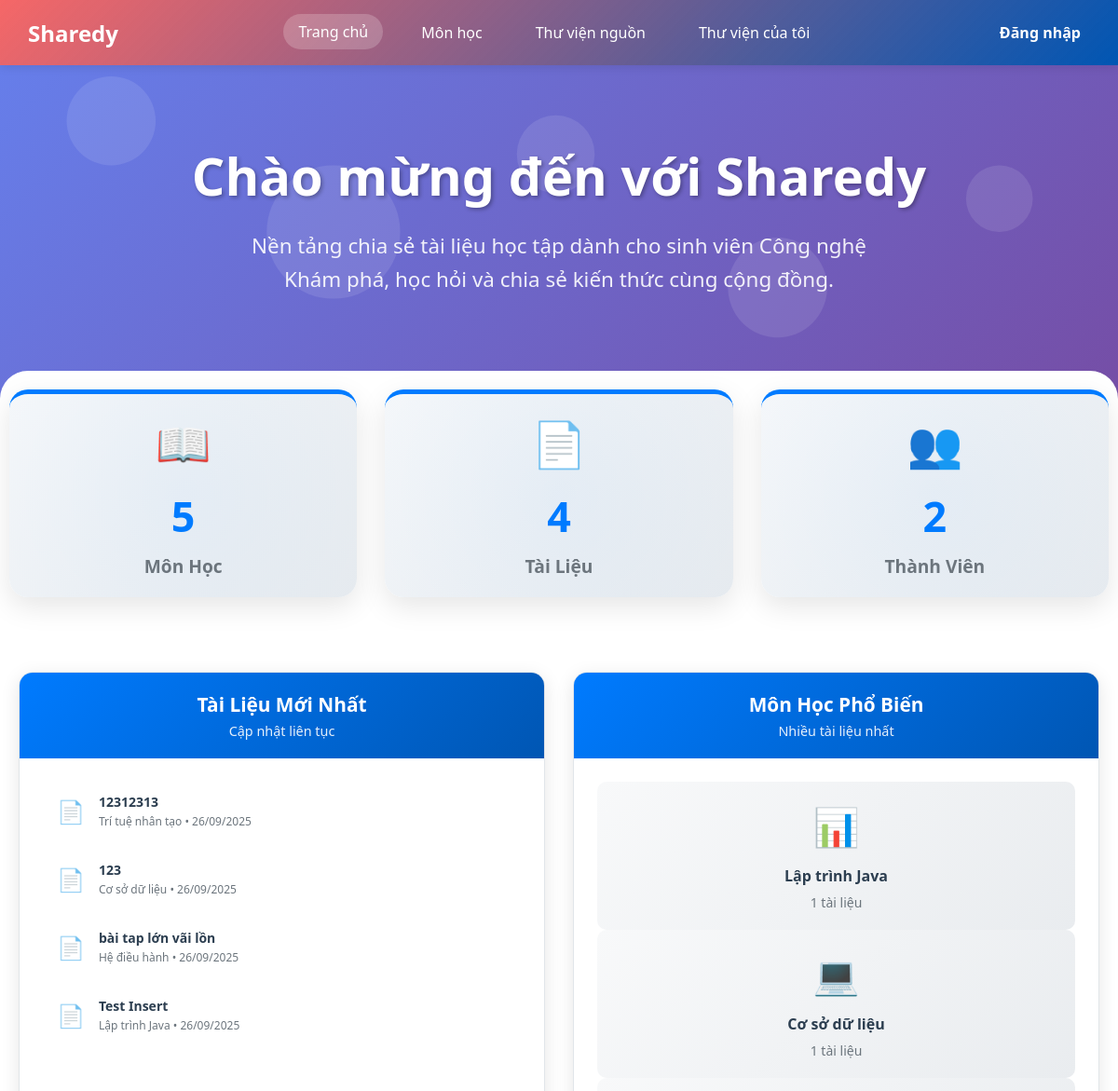
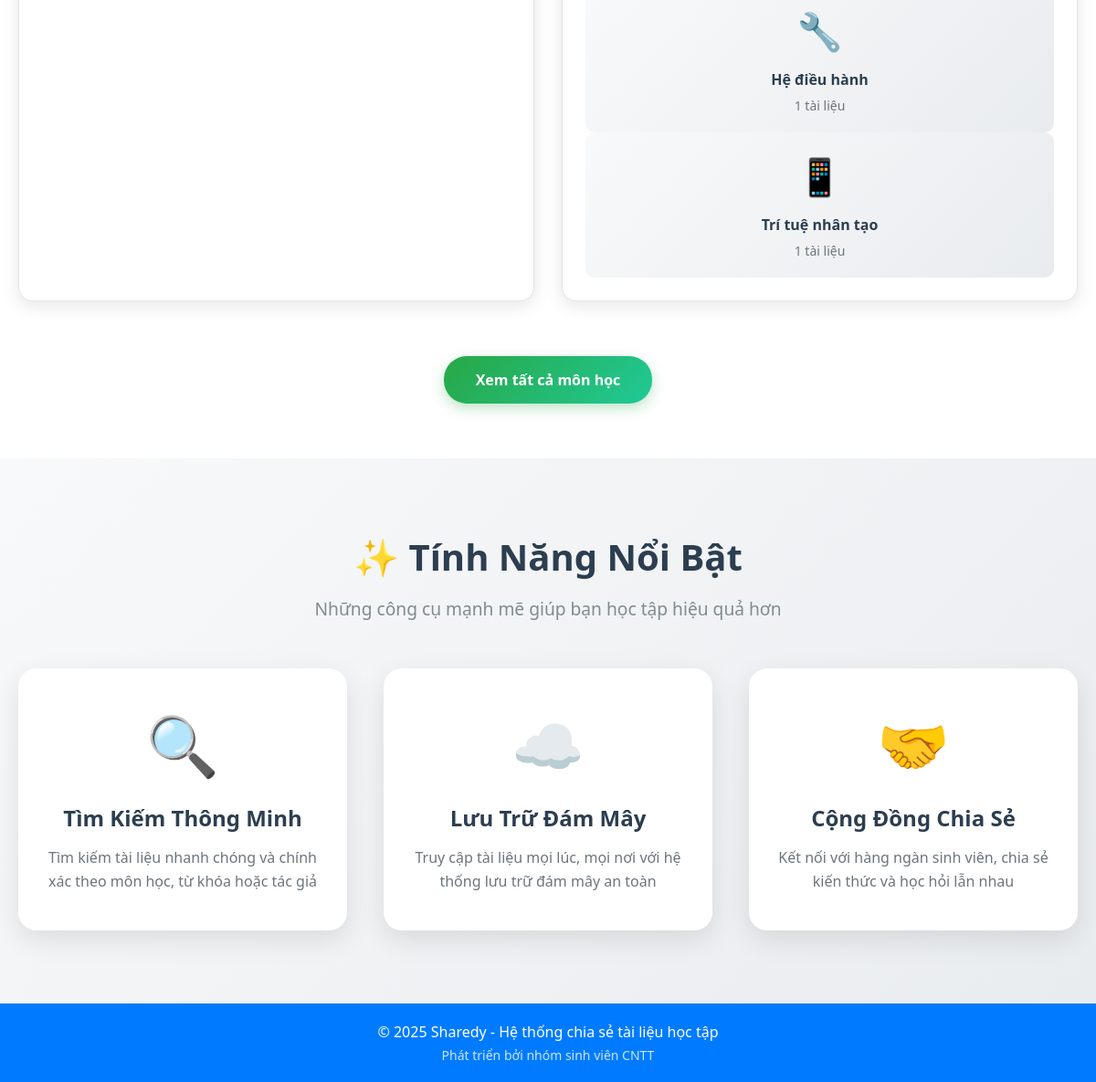
The page / on the database its author committed (2 pictures, top to bottom).
### tables this page shows
CREATE TABLE `bai_chia_se` (
  `id` int NOT NULL AUTO_INCREMENT,
  `loai` enum('tai_lieu','bai_viet') NOT NULL,
  `tieu_de` varchar(200) NOT NULL,
  `mo_ta` text,
  `file_upload` varchar(255) DEFAULT NULL,
  `link_host` varchar(255) DEFAULT NULL,
  `link_source` varchar(255) DEFAULT NULL,
  `cong_nghe` varchar(255) DEFAULT NULL,
  `id_mon_hoc` int DEFAULT NULL,
  `id_danh_muc` int DEFAULT NULL,
  `id_nguoi_dung` int NOT NULL,
  `ngay_tao` timestamp NOT NULL DEFAULT CURRENT_TIMESTAMP,
  `ngay_cap_nhat` timestamp NULL DEFAULT NULL,
  `tom_tat` text,
  `tong_reaction` int DEFAULT '0',
  PRIMARY KEY (`id`),
  KEY `id_mon_hoc` (`id_mon_hoc`) /*!80000 INVISIBLE */,
  KEY `id_danh_muc` (`id_danh_muc`),
  KEY `bai_chia_se_ibfk_3` (`id_nguoi_dung`),
  CONSTRAINT `bai_chia_se_ibfk_1` FOREIGN KEY (`id_mon_hoc`) REFERENCES `mon_hoc` (`id`),
  CONSTRAINT `bai_chia_se_ibfk_2` FOREIGN KEY (`id_danh_muc`) REFERENCES `danh_muc` (`id`),
  CONSTRAINT `bai_chia_se_ibfk_3` FOREIGN KEY (`id_nguoi_dung`) REFERENCES `nguoi_dung` (`id`)
);

CREATE TABLE `mon_hoc` (
  `id` int NOT NULL AUTO_INCREMENT,
  `ten_mon` varchar(100) NOT NULL,
  `mo_ta` text,
  PRIMARY KEY (`id`)
);

### src/Views/TrangChu.php (the view, shortened to what this page needs)
<?php
include __DIR__ . '/../../config/ketNoiDB.php';
try {
    $sql_thong_ke = "SELECT
                        COUNT(DISTINCT mh.id) as tong_mon_hoc,
                        COUNT(bcs.id) as tong_tai_lieu,
                        COUNT(DISTINCT bcs.id_nguoi_dung) as tong_nguoi_dung
                     FROM mon_hoc mh
                     LEFT JOIN bai_chia_se bcs ON mh.id = bcs.id_mon_hoc AND bcs.loai = 'tai_lieu'";
    $stmt_thong_ke = $pdo->query($sql_thong_ke);
    $thong_ke = $stmt_thong_ke->fetch(PDO::FETCH_ASSOC);
} catch (PDOException $e) {
    $thong_ke = array('tong_mon_hoc' => 0, 'tong_tai_lieu' => 0, 'tong_nguoi_dung' => 0);
}
try {
    $sql_tai_lieu_moi = "SELECT bcs.*, mh.ten_mon, nd.ho_ten
                         FROM bai_chia_se bcs
                         JOIN mon_hoc mh ON bcs.id_mon_hoc = mh.id
                         LEFT JOIN nguoi_dung nd ON bcs.id_nguoi_dung = nd.id
                         WHERE bcs.loai = 'tai_lieu'
                         ORDER BY bcs.ngay_tao DESC
                         LIMIT 6";
    $stmt_tai_lieu_moi = $pdo->query($sql_tai_lieu_moi);
    $tai_lieu_moi = $stmt_tai_lieu_moi->fetchAll(PDO::FETCH_ASSOC);
} catch (PDOException $e) {
    $tai_lieu_moi = array();
}
try {
    $sql_mon_pho_bien = "SELECT mh.*, COUNT(bcs.id) as so_tai_lieu
                         FROM mon_hoc mh
                         LEFT JOIN bai_chia_se bcs ON mh.id = bcs.id_mon_hoc AND bcs.loai = 'tai_lieu'
                         GROUP BY mh.id
                         ORDER BY so_tai_lieu DESC
                         LIMIT 4";
    $stmt_mon_pho_bien = $pdo->query($sql_mon_pho_bien);
    $mon_hoc_pho_bien = $stmt_mon_pho_bien->fetchAll(PDO::FETCH_ASSOC);
} catch (PDOException $e) {
    $mon_hoc_pho_bien = array();
}
?>
<div class="homepage-container">
    <div class="hero-section">
        <div class="hero-content">
            <h1 class="hero-title"> Chào mừng đến với Sharedy</h1>
            <p class="hero-subtitle">
                Nền tảng chia sẻ tài liệu học tập dành cho sinh viên Công nghệ <br>
                Khám phá, học hỏi và chia sẻ kiến thức cùng cộng đồng.
            </p>
        </div>
    </div>
    <div class="stats-section">
        <div class="stats-container">
            <div class="stat-card">
                <div class="stat-icon">📖</div>
                <div class="stat-number"><?php echo number_format($thong_ke['tong_mon_hoc'] ?? 0); ?></div>
                <div class="stat-label">Môn Học</div>
            </div>
            <div class="stat-card">
                <div class="stat-icon">📄</div>
                <div class="stat-number"><?php echo number_format($thong_ke['tong_tai_lieu'] ?? 0); ?></div>
                <div class="stat-label">Tài Liệu</div>
            </div>
            <div class="stat-card">
                <div class="stat-icon">👥</div>
                <div class="stat-number"><?php echo number_format($thong_ke['tong_nguoi_dung'] ?? 0); ?></div>
                <div class="stat-label">Thành Viên</div>
            </div>
        </div>
    </div>
    <div class="content-section">
        <div class="section-container">
            <div class="content-grid">
                <div class="content-card">
                    <div class="card-header">
                        <div class="card-title"> Tài Liệu Mới Nhất</div>
                        <div class="card-subtitle">Cập nhật liên tục</div>
                    </div>
                    <div class="card-body">
                        <?php if (!empty($tai_lieu_moi)): ?>
                            <?php foreach (array_slice($tai_lieu_moi, 0, 5) as $tai_lieu): ?>
                                <div class="document-item">
                                    <div class="document-icon">📄</div>
                                    <div class="document-info">
                                        <div class="document-title">
                                            <?php echo htmlspecialchars(substr($tai_lieu['tieu_de'], 0, 30)); ?>
                                        </div>
                                        <div class="document-meta">
                                            <?php echo htmlspecialchars($tai_lieu['ten_mon']); ?> •
                                            <?php echo date('d/m/Y', strtotime($tai_lieu['ngay_tao'])); ?>
                                        </div>
                                    </div>
                                </div>
                            <?php endforeach; ?>
                        <?php endif; ?>
                    </div>
                </div>
                <div class="content-card">
                    <div class="card-header">
                        <div class="card-title"> Môn Học Phổ Biến</div>
                        <div class="card-subtitle">Nhiều tài liệu nhất</div>
                    </div>
                    <div class="card-body">
                        <?php if (!empty($mon_hoc_pho_bien)): ?>
                            <?php foreach (array_slice($mon_hoc_pho_bien, 0, 4) as $index => $mon_hoc): ?>
                                <div class="subject-item" onclick="window.location.href='index.php?page=tailieumon&id_mon_hoc=<?php echo $mon_hoc['id']; ?>'">
                                    <div class="subject-icon">
                                        <?php echo ['📊', '💻', '🔧', '📱'][$index % 4]; ?>
                                    </div>
                                    <div class="subject-name">
                                        <?php echo htmlspecialchars($mon_hoc['ten_mon']); ?>
                                    </div>
                                    <div class="subject-count">
                                        <?php echo $mon_hoc['so_tai_lieu']; ?> tài liệu
                                    </div>
                                </div>
                            <?php endforeach; ?>
                        <?php endif; ?>
                    </div>
                </div>
            </div>
            <a href="index.php?page=monhoc" class="view-all-btn">
                Xem tất cả môn học
            </a>
        </div>
    </div>
    <div class="features-section">
        <div class="section-container">
            <div class="section-header">
                <h2 class="section-title">✨ Tính Năng Nổi Bật</h2>
                <p class="section-subtitle">
                    Những công cụ mạnh mẽ giúp bạn học tập hiệu quả hơn
                </p>
            </div>
            <div class="features-grid">
                <div class="feature-card">
                    <div class="feature-icon">🔍</div>
                    <h3 class="feature-title">Tìm Kiếm Thông Minh</h3>
                    <p class="feature-description">
                        Tìm kiếm tài liệu nhanh chóng và chính xác theo môn học, từ khóa hoặc tác giả
                    </p>
                </div>
                <div class="feature-card">
                    <div class="feature-icon">☁️</div>
                    <h3 class="feature-title">Lưu Trữ Đám Mây</h3>
                    <p class="feature-description">
                        Truy cập tài liệu mọi lúc, mọi nơi với hệ thống lưu trữ đám mây an toàn
                    </p>
                </div>
                <div class="feature-card">
                    <div class="feature-icon">🤝</div>
                    <h3 class="feature-title">Cộng Đồng Chia Sẻ</h3>
                    <p class="feature-description">
                        Kết nối với hàng ngàn sinh viên, chia sẻ kiến thức và học hỏi lẫn nhau
                    </p>
                </div>
            </div>
        </div>
    </div>
</div>

### src/Views/layout.php (style rules this page uses)
* { margin: 0; padding: 0; box-sizing: border-box; }
body { font-family: 'Segoe UI', Tahoma, Geneva, Verdana, sans-serif; background-color: #f4f4f4ff; }

### rows shown on the page
bai_chia_se: tieu_de "12312313", id_mon_hoc.ten_mon "Trí tuệ nhân tạo", ngay_tao "26/09/2025"
bai_chia_se: tieu_de "123", id_mon_hoc.ten_mon "Cơ sở dữ liệu", ngay_tao "26/09/2025"
bai_chia_se: tieu_de "bài tap lớn vãi lồn", id_mon_hoc.ten_mon "Hệ điều hành", ngay_tao "26/09/2025"
bai_chia_se: tieu_de "Test Insert", id_mon_hoc.ten_mon "Lập trình Java", ngay_tao "26/09/2025"
mon_hoc: index "📊", ten_mon "Lập trình Java", so_tai_lieu "1"
mon_hoc: index "💻", ten_mon "Cơ sở dữ liệu", so_tai_lieu "1"
mon_hoc: index "🔧", ten_mon "Hệ điều hành", so_tai_lieu "1"
mon_hoc: index "📱", ten_mon "Trí tuệ nhân tạo", so_tai_lieu "1"

### other values the page prints
$thong_ke['tong_mon_hoc'] "5"
$thong_ke['tong_tai_lieu'] "4"
$thong_ke['tong_nguoi_dung'] "2"
